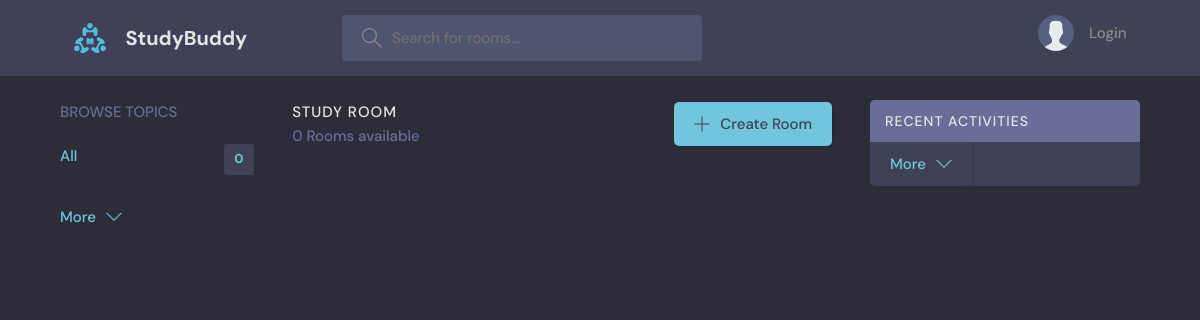
The app's page /, older data.
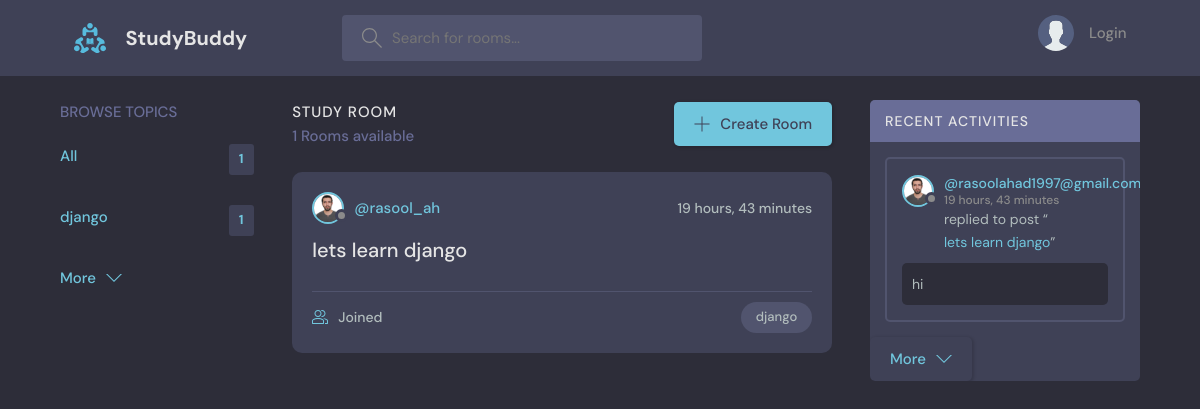
The same page, newer data.
### base/models.py (models this page shows, shortened)
class Topic(models.Model):
    name = models.CharField(_("name"), max_length=200)
    class Meta:
        verbose_name = 'topic'
        verbose_name_plural = 'topics'

class Room(models.Model):
    host = models.ForeignKey(User, verbose_name=_("host"), on_delete=models.SET_NULL, null=True)
    topic = models.ForeignKey("base.Topic", verbose_name=_("topic"), on_delete=models.SET_NULL, null=True)
    name = models.CharField(_("name"), max_length=200)
    description = models.TextField(_("description"), null=True, blank=True)
    participant = models.ManyToManyField(User, related_name="participant" , verbose_name=_("participants"))
    updated = models.DateTimeField(_("update"), auto_now=True)
    created = models.DateTimeField(_("create"), auto_now_add=True)
    def __str__(self):
        return self.name
    class Meta:
        db_table = 'Room'
        verbose_name = 'room'
        verbose_name_plural = 'rooms'
        ordering = ["-updated","-created"]

class User(AbstractUser):
    name = models.CharField( max_length=200, null=True)
    email = models.EmailField(unique=True, null=True)
    bio = models.TextField(null=True)
    avatar = models.ImageField(null= True, default="avatar.svg")
    USERNAME_FIELD = 'email'
    REQUIRED_FIELDS = []

class Message(models.Model):
    user = models.ForeignKey(User, verbose_name=_("user"), on_delete=models.CASCADE)
    room = models.ForeignKey("base.Room", verbose_name=_("room"), on_delete=models.CASCADE)
    body = models.TextField(_("body"))
    updated = models.DateTimeField(_("update"), auto_now=True)
    created = models.DateTimeField(_("create"), auto_now_add=True)
    class Meta:
        ordering = ["-updated","-created"]
    def __str__(self):
        return self.body[:50]

### base/views.py (the view)
# urls.py: path("", views.home, name="home"),
def home(request):
    search = request.GET.get("q", "")
    rooms = Room.objects.filter(Q(topic__name__icontains=search) |
                                Q(host__username__icontains=search) |
                                Q(description__icontains=search))
    activities = Message.objects.filter(Q(room__topic__name__icontains=search))[0:5]
    topic = Topic.objects.all()[0:5]
    count = rooms.count()
    context = {"rooms": rooms, "topics": topic, "count": count,"activities":activities}
    return render(request, "base/home.html", context)

### base/templates/base/home.html (shortened to what this page needs)
{% extends "main.html" %}
{% block content %}
    <main class="layout layout--3">
      <div class="container">
            {% include "base/topics_component.html" %}
        <div class="roomList">
          <div class="roomList__header">
            <div>
              <h2>Study Room</h2>
              <p>{{count}} Rooms available</p>
            </div>
            <a class="btn btn--main" href="{% url 'create-room' %}">
              <svg version="1.1" xmlns="http://www.w3.org/2000/svg" width="32" height="32" viewBox="0 0 32 32">
                <title>add</title>
                <path
                  d="M16.943 0.943h-1.885v14.115h-14.115v1.885h14.115v14.115h1.885v-14.115h14.115v-1.885h-14.115v-14.115z"
                ></path>
              </svg>
              Create Room
            </a>
          </div>
          {% include "base/feed_component.html" %}
        </div>
        {% include "base/activity_component.html" %}
      </div>
    </main>
{% endblock %}

### base/templates/base/topics_component.html
<div class="topics">
    <div class="topics__header">
      <h2>Browse Topics</h2>
    </div>
    <ul class="topics__list">
      <li>
        <a href="{% url 'home' %}" class="active">All <span>{{topics.count}}</span></a>
      </li>
      {% for topic in topics  %}
      <li>
        <a href="{% url 'home'%}?q={{topic.name}} " class="active">{{topic.name}} <span>{{topic.room_set.all.count}}</span></a>
      </li>
      {% endfor %}
    </ul>
    <a class="btn btn--link" href="{% url 'topics' %}">
      More
      <svg version="1.1" xmlns="http://www.w3.org/2000/svg" width="32" height="32" viewBox="0 0 32 32">
        <title>chevron-down</title>
        <path d="M16 21l-13-13h-3l16 16 16-16h-3l-13 13z"></path>
      </svg>
    </a>
  </div>

### base/templates/base/feed_component.html (shortened to what this page needs)
{% for room in rooms  %}
<div class="roomListRoom">
    <div class="roomListRoom__header">
      <a href="{% url 'user-profile' room.host.id %}" class="roomListRoom__author">
        <div class="avatar avatar--small">
          <img src="{{ room.host.avatar.url }}" />
        </div>
        <span>@{{room.host.username}}</span>
      </a>
      <div class="roomListRoom__actions">
        <span>{{room.created | timesince}}</span>
      </div>
    </div>
    <div class="roomListRoom__content">
      <a href="{% url 'room' room.id %}">{{ room.name }}</a>
    </div>
    <div class="roomListRoom__meta">
      <a href="{% url 'room' room.id %}" class="roomListRoom__joined">
        {{room.participants.all.count}} Joined
      </a>
      <p class="roomListRoom__topic">{{room.topic.name}}</p>
    </div>
  </div>
  {% endfor %}

### base/templates/base/activity_component.html (shortened to what this page needs)
<div class="activities">
  <div class="activities__header">
    <h2>Recent Activities</h2>
  </div>
  {% for activity in activities  %}
  <div class="activities__box">
    <div class="activities__boxHeader roomListRoom__header">
      <a href="{% url 'user-profile' activity.user.id %}" class="roomListRoom__author">
        <div class="avatar avatar--small">
          <img src="{{ activity.user.avatar.url }}" />
        </div>
        <p>
          @{{activity.user}}
          <span>{{activity.created|timesince}}</span>
        </p>
      </a>
    </div>
    <div class="activities__boxContent">
      <p>replied to post “<a href="{% url 'room' activity.room.id %}">{{activity.room}}</a>”</p>
      <div class="activities__boxRoomContent">
       {{activity}}
      </div>
    </div>
  </div>
  {% endfor %}
  <a class="btn btn--linka" href="{% url 'activity' %}">
    More
    <svg version="1.1" xmlns="http://www.w3.org/2000/svg" width="32" height="32" viewBox="0 0 32 32">
      <title>chevron-down</title>
      <path d="M16 21l-13-13h-3l16 16 16-16h-3l-13 13z"></path>
    </svg>
  </a>
</div>

Row changes from the older to the newer data that the page shows:
added Topic: name "django", room_set.all.count "1"
added Room: host.avatar (picture), host.username "rasool_ah", created "19 hours, 43 minutes", name "lets learn django", topic.name "django"
added Message: user.avatar (picture), user "rasoolahad1997@gmail.com", created "19 hours, 43 minutes", room "lets learn django", body "hi"
Text that changed along with them:
{{ topics.count }}: "0" → "1"
{{ count }}: "0" → "1"
